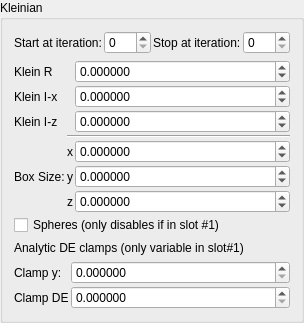
    <widget class="QGroupBox" name="groupBox_6">
     <property name="title">
      <string>Kleinian</string>
     </property>
     <layout class="QVBoxLayout" name="verticalLayout_11">
      <item>
       <layout class="QGridLayout" name="gridLayout_65">
        <property name="spacing">
         <number>2</number>
        </property>
        <item row="1" column="3">
         <widget class="MySpinBox" name="spinboxInt_transf_stop_iterations_F">
          <property name="sizePolicy">
           <sizepolicy hsizetype="Minimum" vsizetype="Maximum">
            <horstretch>0</horstretch>
            <verstretch>0</verstretch>
           </sizepolicy>
          </property>
          <property name="maximum">
           <number>999</number>
          </property>
         </widget>
        </item>
        <item row="1" column="1">
         <widget class="MySpinBox" name="spinboxInt_transf_start_iterations_F">
          <property name="sizePolicy">
           <sizepolicy hsizetype="Minimum" vsizetype="Maximum">
            <horstretch>0</horstretch>
            <verstretch>0</verstretch>
           </sizepolicy>
          </property>
          <property name="maximum">
           <number>999</number>
          </property>
         </widget>
        </item>
        <item row="1" column="0">
         <widget class="QLabel" name="label_254">
          <property name="text">
           <string>Start at iteration:</string>
          </property>
         </widget>
        </item>
        <item row="1" column="2">
         <widget class="QLabel" name="label_255">
          <property name="text">
           <string>Stop at iteration:</string>
          </property>
         </widget>
        </item>
       </layout>
      </item>
      <item>
       <layout class="QGridLayout" name="gridLayout_71" columnstretch="0,0,1">
        <property name="spacing">
         <number>2</number>
        </property>
        <item row="1" column="0">
         <widget class="QLabel" name="label_257">
          <property name="font">
           <font>
            <weight>50</weight>
            <bold>false</bold>
           </font>
          </property>
          <property name="text">
           <string>Klein R</string>
          </property>
         </widget>
        </item>
        <item row="6" column="1">
         <widget class="QLabel" name="label_123">
          <property name="font">
           <font>
            <weight>50</weight>
            <bold>false</bold>
           </font>
          </property>
          <property name="text">
           <string notr="true">y</string>
          </property>
          <property name="alignment">
           <set>Qt::AlignRight|Qt::AlignTrailing|Qt::AlignVCenter</set>
          </property>
         </widget>
        </item>
        <item row="6" column="0">
         <widget class="QLabel" name="label_266">
          <property name="font">
           <font>
            <weight>50</weight>
            <bold>false</bold>
           </font>
          </property>
          <property name="text">
           <string>Box Size:</string>
          </property>
         </widget>
        </item>
        <item row="7" column="1">
         <widget class="QLabel" name="label_146">
          <property name="sizePolicy">
           <sizepolicy hsizetype="Preferred" vsizetype="Preferred">
            <horstretch>0</horstretch>
            <verstretch>0</verstretch>
           </sizepolicy>
          </property>
          <property name="font">
           <font>
            <weight>50</weight>
            <bold>false</bold>
           </font>
          </property>
          <property name="text">
           <string notr="true">z</string>
          </property>
          <property name="alignment">
           <set>Qt::AlignRight|Qt::AlignTrailing|Qt::AlignVCenter</set>
          </property>
         </widget>
        </item>
        <item row="5" column="1">
         <widget class="QLabel" name="label_124">
          <property name="font">
           <font>
            <weight>50</weight>
            <bold>false</bold>
           </font>
          </property>
          <property name="text">
           <string notr="true">x</string>
          </property>
          <property name="alignment">
           <set>Qt::AlignRight|Qt::AlignTrailing|Qt::AlignVCenter</set>
          </property>
         </widget>
        </item>
        <item row="5" column="2">
         <widget class="MyDoubleSpinBox" name="spinbox3_transf_offset_111_x">
          <property name="sizePolicy">
           <sizepolicy hsizetype="Minimum" vsizetype="Maximum">
            <horstretch>0</horstretch>
            <verstretch>0</verstretch>
           </sizepolicy>
          </property>
          <property name="font">
           <font>
            <weight>50</weight>
            <bold>false</bold>
           </font>
          </property>
          <property name="prefix">
           <string/>
          </property>
          <property name="suffix">
           <string/>
          </property>
          <property name="decimals">
           <number>6</number>
          </property>
          <property name="minimum">
           <double>-99.989999999999995</double>
          </property>
          <property name="maximum">
           <double>99.989999999999995</double>
          </property>
          <property name="singleStep">
           <double>0.100000000000000</double>
          </property>
         </widget>
        </item>
        <item row="1" column="2">
         <widget class="MyDoubleSpinBox" name="spinbox_transf_folding_value">
          <property name="sizePolicy">
           <sizepolicy hsizetype="Minimum" vsizetype="Maximum">
            <horstretch>0</horstretch>
            <verstretch>0</verstretch>
           </sizepolicy>
          </property>
          <property name="font">
           <font>
            <weight>50</weight>
            <bold>false</bold>
           </font>
          </property>
          <property name="prefix">
           <string/>
          </property>
          <property name="suffix">
           <string/>
          </property>
          <property name="decimals">
           <number>6</number>
          </property>
          <property name="minimum">
           <double>-99.989999999999995</double>
          </property>
          <property name="maximum">
           <double>99.989999999999995</double>
          </property>
          <property name="singleStep">
           <double>0.010000000000000</double>
          </property>
         </widget>
        </item>
        <item row="2" column="0">
         <widget class="QLabel" name="label_265">
          <property name="font">
           <font>
            <weight>50</weight>
            <bold>false</bold>
           </font>
          </property>
          <property name="text">
           <string>Klein I-x</string>
          </property>
         </widget>
        </item>
        <item row="3" column="2">
         <widget class="MyDoubleSpinBox" name="spinbox_transf_offsetA_0">
          <property name="sizePolicy">
           <sizepolicy hsizetype="Minimum" vsizetype="Maximum">
            <horstretch>0</horstretch>
            <verstretch>0</verstretch>
           </sizepolicy>
          </property>
          <property name="font">
           <font>
            <weight>50</weight>
            <bold>false</bold>
           </font>
          </property>
          <property name="prefix">
           <string/>
          </property>
          <property name="suffix">
           <string/>
          </property>
          <property name="decimals">
           <number>6</number>
          </property>
          <property name="minimum">
           <double>-99.989999999999995</double>
          </property>
          <property name="maximum">
           <double>99.989999999999995</double>
          </property>
          <property name="singleStep">
           <double>0.010000000000000</double>
          </property>
         </widget>
        </item>
        <item row="6" column="2">
         <widget class="MyDoubleSpinBox" name="spinbox3_transf_offset_111_y">
          <property name="sizePolicy">
           <sizepolicy hsizetype="Minimum" vsizetype="Maximum">
            <horstretch>0</horstretch>
            <verstretch>0</verstretch>
           </sizepolicy>
          </property>
          <property name="font">
           <font>
            <weight>50</weight>
            <bold>false</bold>
           </font>
          </property>
          <property name="prefix">
           <string/>
          </property>
          <property name="suffix">
           <string/>
          </property>
          <property name="decimals">
           <number>6</number>
          </property>
          <property name="minimum">
           <double>-99.989999999999995</double>
          </property>
          <property name="maximum">
           <double>99.989999999999995</double>
          </property>
          <property name="singleStep">
           <double>0.100000000000000</double>
          </property>
         </widget>
        </item>
        <item row="3" column="0">
         <widget class="QLabel" name="label_269">
          <property name="font">
           <font>
            <weight>50</weight>
            <bold>false</bold>
           </font>
          </property>
          <property name="text">
           <string>Klein I-z</string>
          </property>
         </widget>
        </item>
        <item row="4" column="1" colspan="2">
         <widget class="Line" name="line_7">
          <property name="orientation">
           <enum>Qt::Horizontal</enum>
          </property>
         </widget>
        </item>
        <item row="2" column="2">
         <widget class="MyDoubleSpinBox" name="spinbox_transf_offset">
          <property name="sizePolicy">
           <sizepolicy hsizetype="Minimum" vsizetype="Maximum">
            <horstretch>0</horstretch>
            <verstretch>0</verstretch>
           </sizepolicy>
          </property>
          <property name="font">
           <font>
            <weight>50</weight>
            <bold>false</bold>
           </font>
          </property>
          <property name="prefix">
           <string/>
          </property>
          <property name="suffix">
           <string/>
          </property>
          <property name="decimals">
           <number>6</number>
          </property>
          <property name="minimum">
           <double>-99.989999999999995</double>
          </property>
          <property name="maximum">
           <double>99.989999999999995</double>
          </property>
          <property name="singleStep">
           <double>0.010000000000000</double>
          </property>
         </widget>
        </item>
        <item row="7" column="2">
         <widget class="MyDoubleSpinBox" name="spinbox3_transf_offset_111_z">
          <property name="sizePolicy">
           <sizepolicy hsizetype="Minimum" vsizetype="Maximum">
            <horstretch>0</horstretch>
            <verstretch>0</verstretch>
           </sizepolicy>
          </property>
          <property name="font">
           <font>
            <weight>50</weight>
            <bold>false</bold>
           </font>
          </property>
          <property name="prefix">
           <string/>
          </property>
          <property name="suffix">
           <string/>
          </property>
          <property name="decimals">
           <number>6</number>
          </property>
          <property name="minimum">
           <double>-99.989999999999995</double>
          </property>
          <property name="maximum">
           <double>99.989999999999995</double>
          </property>
          <property name="singleStep">
           <double>0.100000000000000</double>
          </property>
         </widget>
        </item>
        <item row="9" column="0" colspan="3">
         <widget class="MyCheckBox" name="checkBox_transf_spheres_enabled">
          <property name="text">
           <string>Spheres (only disables if in slot #1)</string>
          </property>
         </widget>
        </item>
       </layout>
      </item>
      <item>
       <widget class="QLabel" name="label_271">
        <property name="font">
         <font>
          <weight>50</weight>
          <bold>false</bold>
         </font>
        </property>
        <property name="text">
         <string>Analytic DE clamps (only variable in slot#1)</string>
        </property>
       </widget>
      </item>
      <item>
       <layout class="QGridLayout" name="gridLayout_83" columnstretch="0,1">
        <property name="spacing">
         <number>2</number>
        </property>
        <item row="2" column="1">
         <widget class="MyDoubleSpinBox" name="spinbox_analyticDE_tweak_005">
          <property name="sizePolicy">
           <sizepolicy hsizetype="Minimum" vsizetype="Maximum">
            <horstretch>0</horstretch>
            <verstretch>0</verstretch>
           </sizepolicy>
          </property>
          <property name="toolTip">
           <string>&lt;html&gt;&lt;head/&gt;&lt;body&gt;&lt;p&gt;Clamps are only variable in slot#1,&lt;/p&gt;&lt;p&gt;in other slots they are set to default&lt;/p&gt;&lt;/body&gt;&lt;/html&gt;</string>
          </property>
          <property name="prefix">
           <string/>
          </property>
          <property name="suffix">
           <string/>
          </property>
          <property name="decimals">
           <number>6</number>
          </property>
          <property name="minimum">
           <double>0.000000000000000</double>
          </property>
          <property name="maximum">
           <double>99.989999999999995</double>
          </property>
          <property name="singleStep">
           <double>0.100000000000000</double>
          </property>
         </widget>
        </item>
        <item row="3" column="1">
         <widget class="MyDoubleSpinBox" name="spinbox_analyticDE_offset_1">
          <property name="sizePolicy">
           <sizepolicy hsizetype="Minimum" vsizetype="Maximum">
            <horstretch>0</horstretch>
            <verstretch>0</verstretch>
           </sizepolicy>
          </property>
          <property name="toolTip">
           <string>&lt;html&gt;&lt;head/&gt;&lt;body&gt;&lt;p&gt;Clamps are only variable in slot#1,&lt;/p&gt;&lt;p&gt;in other slots they are set to default&lt;/p&gt;&lt;/body&gt;&lt;/html&gt;</string>
          </property>
          <property name="prefix">
           <string/>
          </property>
          <property name="suffix">
           <string/>
          </property>
          <property name="decimals">
           <number>6</number>
          </property>
          <property name="minimum">
           <double>0.000000000000000</double>
          </property>
          <property name="maximum">
           <double>99.989999999999995</double>
          </property>
          <property name="singleStep">
           <double>0.100000000000000</double>
          </property>
         </widget>
        </item>
        <item row="2" column="0">
         <widget class="QLabel" name="label_256">
          <property name="text">
           <string>Clamp y:</string>
          </property>
         </widget>
        </item>
        <item row="3" column="0">
         <widget class="QLabel" name="label_258">
          <property name="text">
           <string>Clamp DE</string>
          </property>
         </widget>
        </item>
       </layout>
      </item>
     </layout>
    </widget>
